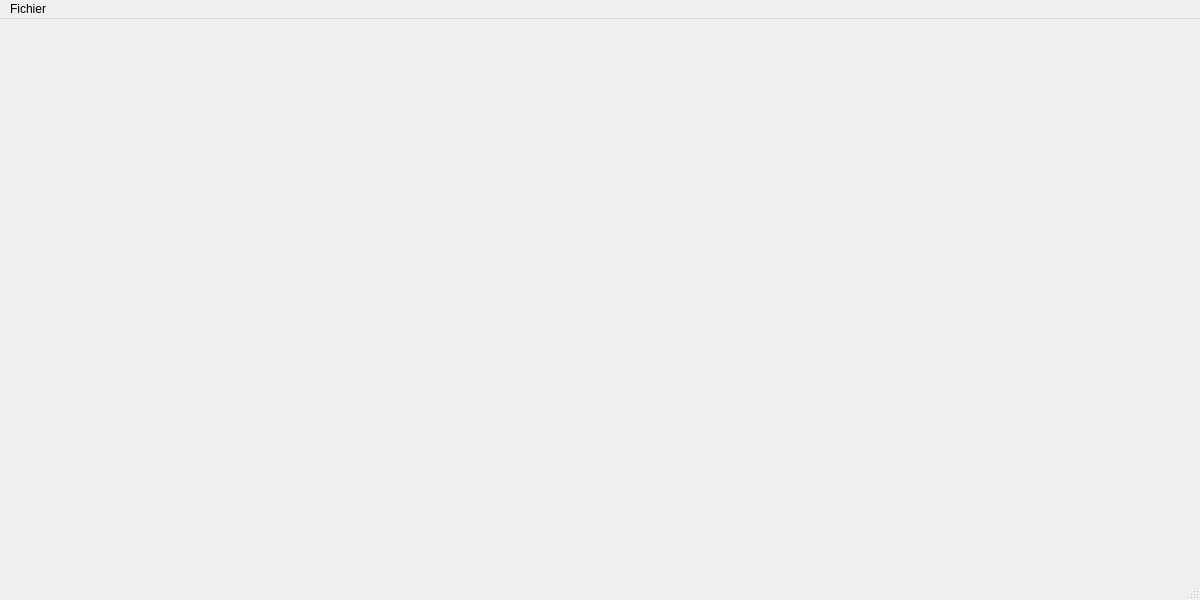
<?xml version="1.0" encoding="UTF-8"?>
<ui version="4.0">
 <class>MainWindow</class>
 <widget class="QMainWindow" name="MainWindow">
  <property name="windowModality">
   <enum>Qt::WindowModality::ApplicationModal</enum>
  </property>
  <property name="geometry">
   <rect>
    <x>0</x>
    <y>0</y>
    <width>1200</width>
    <height>600</height>
   </rect>
  </property>
  <property name="windowTitle">
   <string>MainWindow</string>
  </property>
  <widget class="QWidget" name="centralwidget"/>
  <widget class="QMenuBar" name="menubar">
   <property name="geometry">
    <rect>
     <x>0</x>
     <y>0</y>
     <width>1200</width>
     <height>23</height>
    </rect>
   </property>
   <widget class="QMenu" name="menuFichier">
    <property name="title">
     <string>Fichier</string>
    </property>
    <addaction name="actionNouveau_dossier"/>
    <addaction name="actionOuvrir_dossier"/>
    <addaction name="actionFermer_dossier"/>
    <addaction name="actionSupprimer_dossier"/>
    <addaction name="separator"/>
    <addaction name="actionCr_un_compte"/>
    <addaction name="actionOuvrir_compte"/>
    <addaction name="actionFermer_compte"/>
    <addaction name="actionSupprimer_compte"/>
    <addaction name="separator"/>
    <addaction name="actionSauvegarde"/>
    <addaction name="actionParam_tres"/>
    <addaction name="separator"/>
    <addaction name="actionQuitter"/>
   </widget>
   <addaction name="menuFichier"/>
  </widget>
  <widget class="QStatusBar" name="statusbar"/>
  <action name="actionNouveau_dossier">
   <property name="text">
    <string>Nouveau dossier</string>
   </property>
  </action>
  <action name="actionOuvrir_dossier">
   <property name="text">
    <string>Ouvrir dossier</string>
   </property>
  </action>
  <action name="actionFermer_dossier">
   <property name="text">
    <string>Fermer dossier</string>
   </property>
  </action>
  <action name="actionSupprimer_dossier">
   <property name="text">
    <string>Supprimer dossier</string>
   </property>
  </action>
  <action name="actionCr_un_compte">
   <property name="text">
    <string>Créé un compte</string>
   </property>
  </action>
  <action name="actionOuvrir_compte">
   <property name="text">
    <string>Ouvrir compte</string>
   </property>
  </action>
  <action name="actionFermer_compte">
   <property name="text">
    <string>Fermer compte</string>
   </property>
  </action>
  <action name="actionSupprimer_compte">
   <property name="text">
    <string>Supprimer compte</string>
   </property>
  </action>
  <action name="actionSauvegarde">
   <property name="text">
    <string>Sauvegarde</string>
   </property>
  </action>
  <action name="actionParam_tres">
   <property name="text">
    <string>Paramètres</string>
   </property>
  </action>
  <action name="actionQuitter">
   <property name="text">
    <string>Quitter</string>
   </property>
  </action>
 </widget>
 <resources/>
 <connections/>
</ui>
